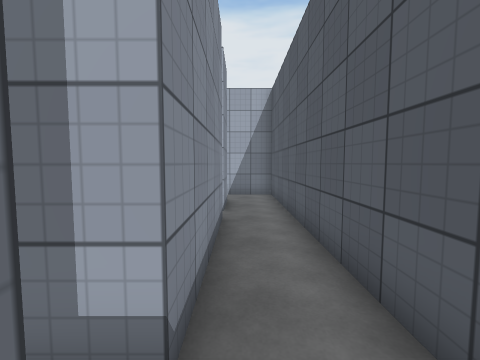
[1] (above)

15 first-person views from a walk through a 3-D level made in the Unity game engine. The camera is 1.5 m above the floor, tilts 4° down and sees 90° across. The floor is counted in squares, 1 m on a side. Each view is taken from the middle of a square. On the plan, view 1 faces up. The plan holds only what a view shows up to about 13 squares ahead; the rest is blank. The place goes on beyond the plan. The player is left out. Surface patterns are stand-ins for the level's own textures.

[2]
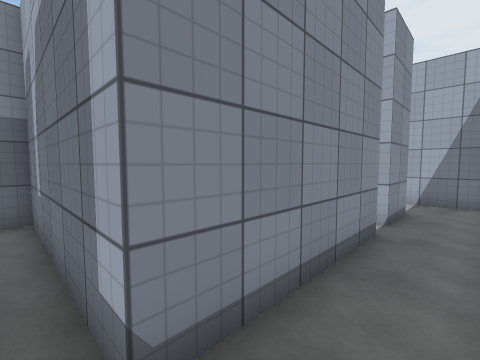

[3]
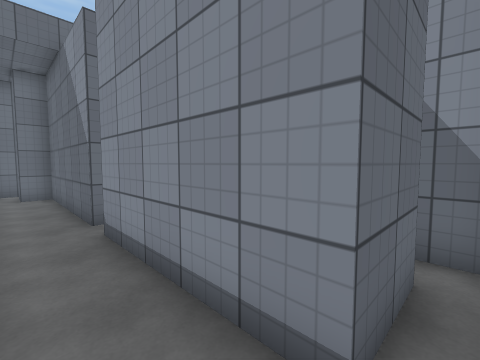

[4]
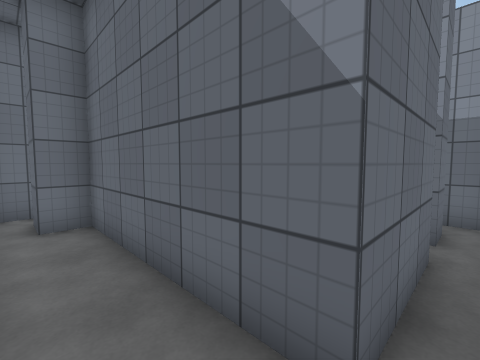

[5]
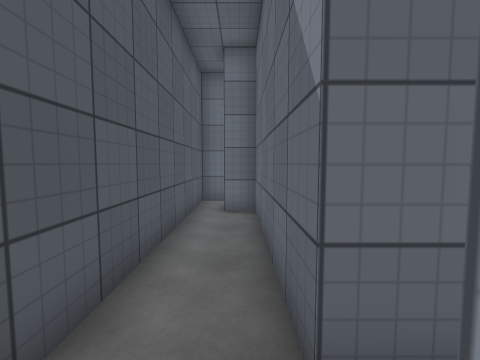

[6]
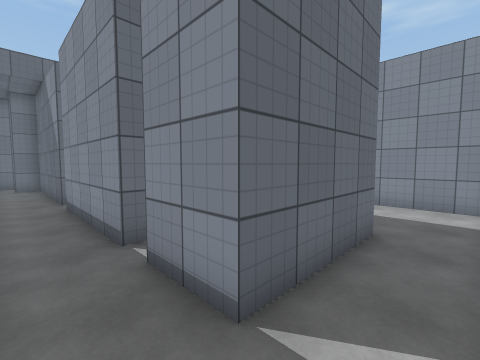

[7]
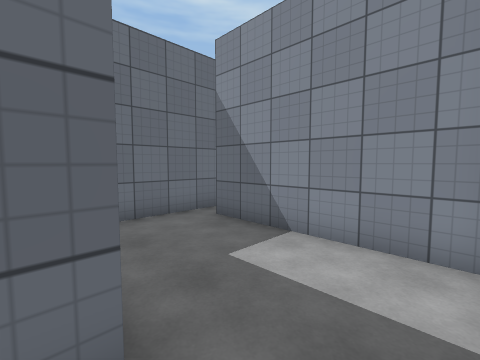

[8]
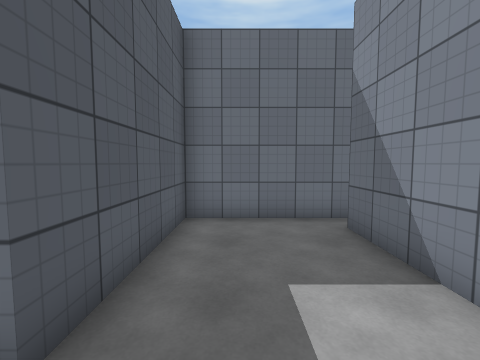

[9]
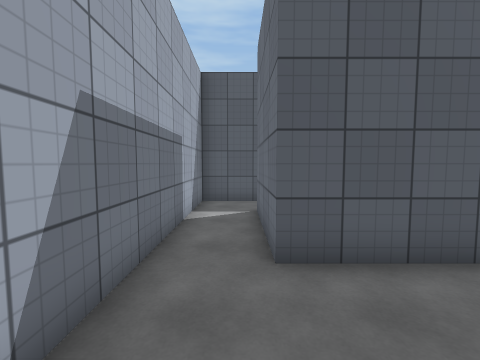

[10]
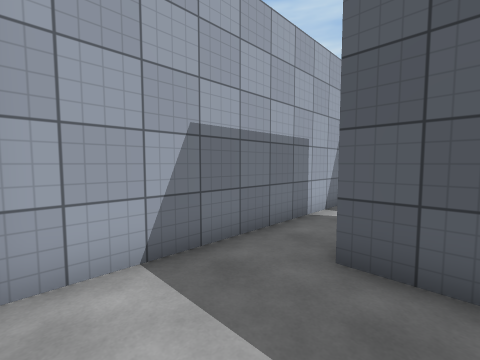

[11]
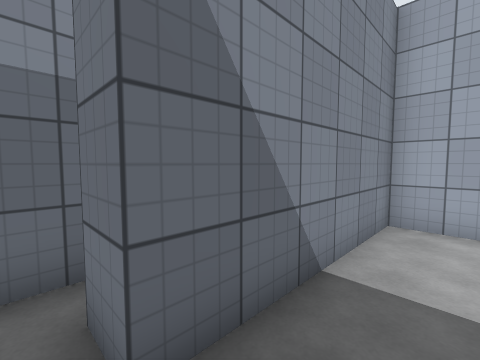

[12]
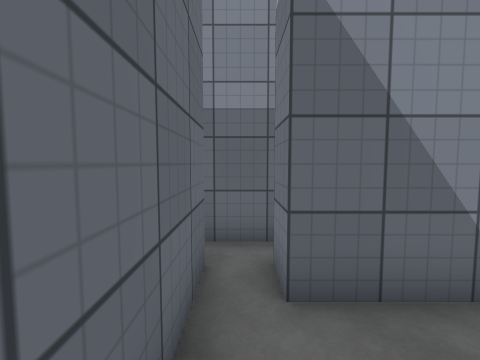

[13]
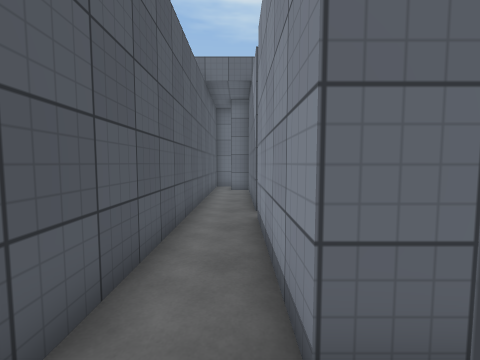

[14]
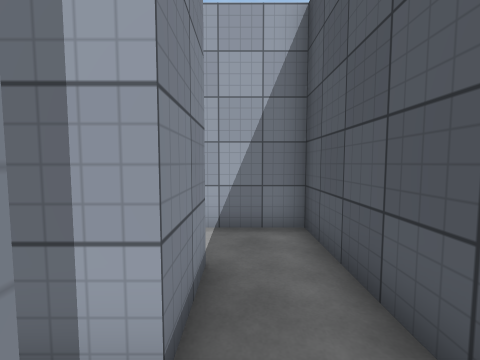

[15]
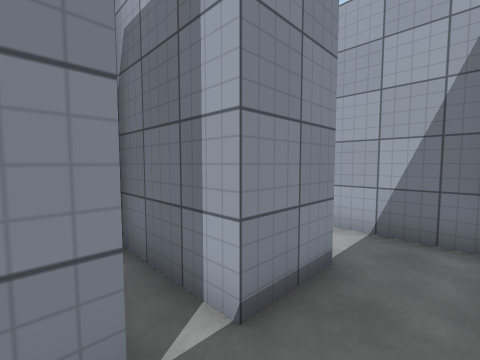

### Floor plan
Points are (right, up) in squares from view 1. A wall is a line through its corners. A room is listed if a view was taken in it or the views show most of it. See-through windows are left out.
Room 1 (views 1, 2, 3, 4, 5, 14, 15)
walls: (-3.6, 0.5) (-0.5, 0.5) (-0.5, -5.5) (0.5, -5.5) (0.5, -6.5); (-5.5, 0.5) (-4.4, 0.5); (-2.6, 6.5) (-0.5, 6.5) (-0.5, 1.5) (-5.5, 1.5); (-0.5, 7.5) (-2.5, 7.5); (0.4, -7.5) (1.5, -7.5) (1.5, 7.5)
ways out: opening at (0.5, 8.5) to room 2; opening at (-5, 1) to room 3; opening at (-4, 0); opening at (-1.5, 7); opening at (1, -7)
Room 2 (views 6, 7, 8, 9, 10, 11, 12, 13)
walls: (-10.5, 5.8) (-10.5, 4.2); (-9.5, 4.5) (-4.5, 4.5) (-4.5, 9.5) (-0.5, 9.5) (-0.5, 7.5); (1.5, 7.5) (1.5, 11.5) (-8.5, 11.5) (-8.5, 5.5) (-9.5, 5.5)
ways out: opening at (0.5, 8.5) to room 1
Room 3 (no view inside)
walls: (-5.5, 1.5) (-6.5, 1.5) (-6.5, 0.4)
ways out: opening at (-5, 1) to room 1; opening at (-6, 0)

Where each view was taken, in squares from view 1:
view 1: 0 up, 0 right, facing up
view 2: 1 up, 1 right, facing up-left
view 3: 7 up, 1 right, facing down-left
view 4: 1 up, 1 right, facing down-left
view 5: 2 up, 0 right, facing down
view 6: 11 up, 1 right, facing down-left
view 7: 11 up, 4 left, facing down-left
view 8: 11 up, 6 left, facing down
view 9: 10 up, 8 left, facing right
view 10: 8 up, 8 left, facing up-right
view 11: 5 up, 7 left, facing up-left
view 12: 5 up, 6 left, facing left
view 13: 8 up, 0 right, facing down
view 14: 6 up, 0 right, facing up
view 15: 6 up, 1 right, facing up-left
